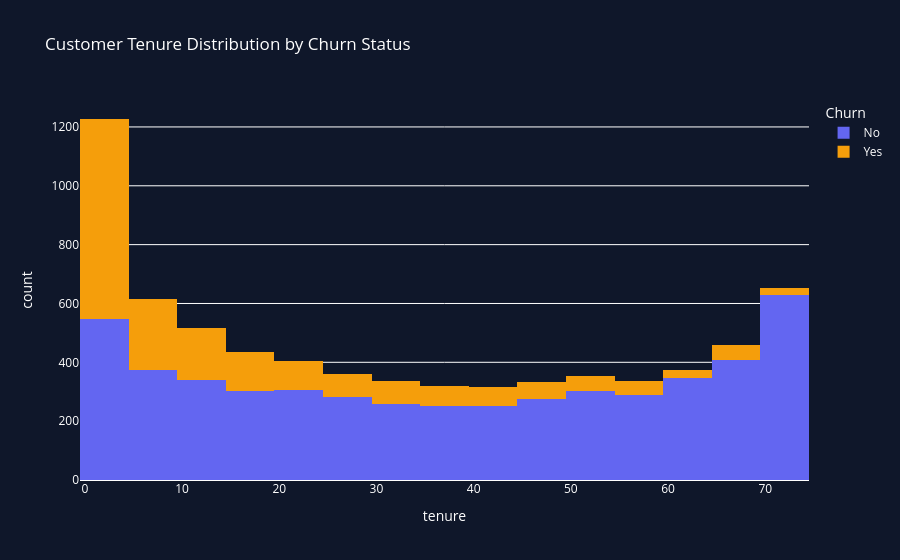

The code cell stored with this chart in its notebook:
### Markdown cell above
STEP 1.7 — TENURE ANALYSIS

### Code cell
fig = px.histogram(
    df,
    x='tenure',
    color='Churn',
    nbins=30,
    title='Customer Tenure Distribution by Churn Status',
    color_discrete_map={
        'Yes': '#F59E0B',
        'No': '#6366F1'
    }
)

fig.update_layout(
    paper_bgcolor='#0F172A',
    plot_bgcolor='#0F172A',
    font_color='white'
)

fig.show()

### Figure 1 — Plotly figure (JSON) as saved in the notebook; plotly's stock layout.template omitted (floating-point values rounded to 4 significant figures; data arrays with more than 128 entries replaced by an {"elided": "..."} marker saying what was removed)
{"data": [{"bingroup": "x", "hovertemplate": "Churn=No<br>tenure=%{x}<br>count=%{y}<extra></extra>", "legendgroup": "No", "marker": {"color": "#6366F1", "pattern": {"shape": ""}}, "name": "No", "nbinsx": 30, "orientation": "v", "showlegend": true, "type": "histogram", "x": {"elided": "5163 int values"}, "xaxis": "x", "yaxis": "y"}, {"bingroup": "x", "hovertemplate": "Churn=Yes<br>tenure=%{x}<br>count=%{y}<extra></extra>", "legendgroup": "Yes", "marker": {"color": "#F59E0B", "pattern": {"shape": ""}}, "name": "Yes", "nbinsx": 30, "orientation": "v", "showlegend": true, "type": "histogram", "x": {"elided": "1869 int values"}, "xaxis": "x", "yaxis": "y"}], "layout": {"barmode": "relative", "font": {"color": "white"}, "legend": {"title": {"text": "Churn"}, "tracegroupgap": 0}, "paper_bgcolor": "#0F172A", "plot_bgcolor": "#0F172A", "title": {"text": "Customer Tenure Distribution by Churn Status"}, "xaxis": {"anchor": "y", "domain": [0, 1], "title": {"text": "tenure"}}, "yaxis": {"anchor": "x", "domain": [0, 1], "title": {"text": "count"}}}}
